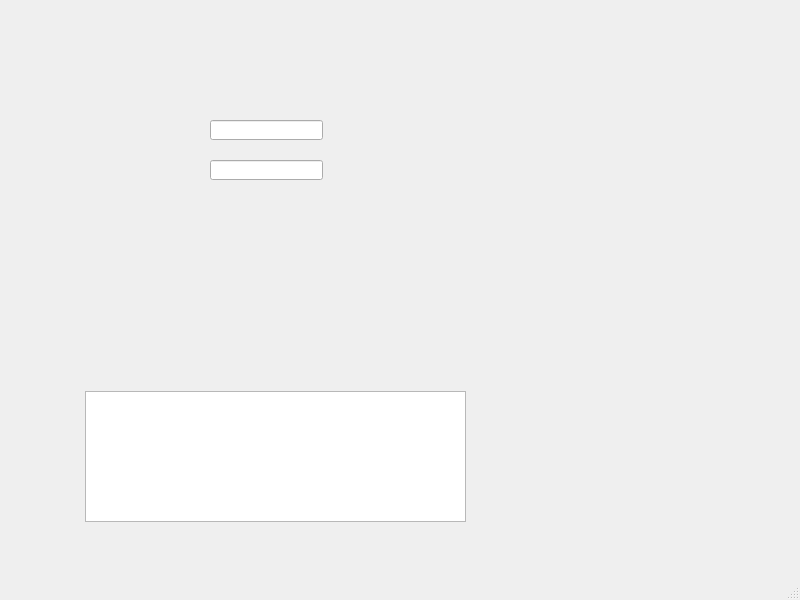
<?xml version="1.0" encoding="UTF-8"?>
<ui version="4.0">
 <class>csu</class>
 <widget class="QMainWindow" name="csu">
  <property name="geometry">
   <rect>
    <x>0</x>
    <y>0</y>
    <width>800</width>
    <height>600</height>
   </rect>
  </property>
  <property name="windowTitle">
   <string>csu</string>
  </property>
  <widget class="QWidget" name="centralwidget">
   <widget class="QTextBrowser" name="textBrowser">
    <property name="geometry">
     <rect>
      <x>85</x>
      <y>391</y>
      <width>381</width>
      <height>131</height>
     </rect>
    </property>
   </widget>
   <widget class="QLineEdit" name="lineEdit">
    <property name="geometry">
     <rect>
      <x>210</x>
      <y>120</y>
      <width>113</width>
      <height>20</height>
     </rect>
    </property>
   </widget>
   <widget class="QLineEdit" name="lineEdit_2">
    <property name="geometry">
     <rect>
      <x>210</x>
      <y>160</y>
      <width>113</width>
      <height>20</height>
     </rect>
    </property>
   </widget>
  </widget>
  <widget class="QMenuBar" name="menubar">
   <property name="geometry">
    <rect>
     <x>0</x>
     <y>0</y>
     <width>800</width>
     <height>22</height>
    </rect>
   </property>
  </widget>
  <widget class="QStatusBar" name="statusbar"/>
 </widget>
 <resources/>
 <connections/>
</ui>
